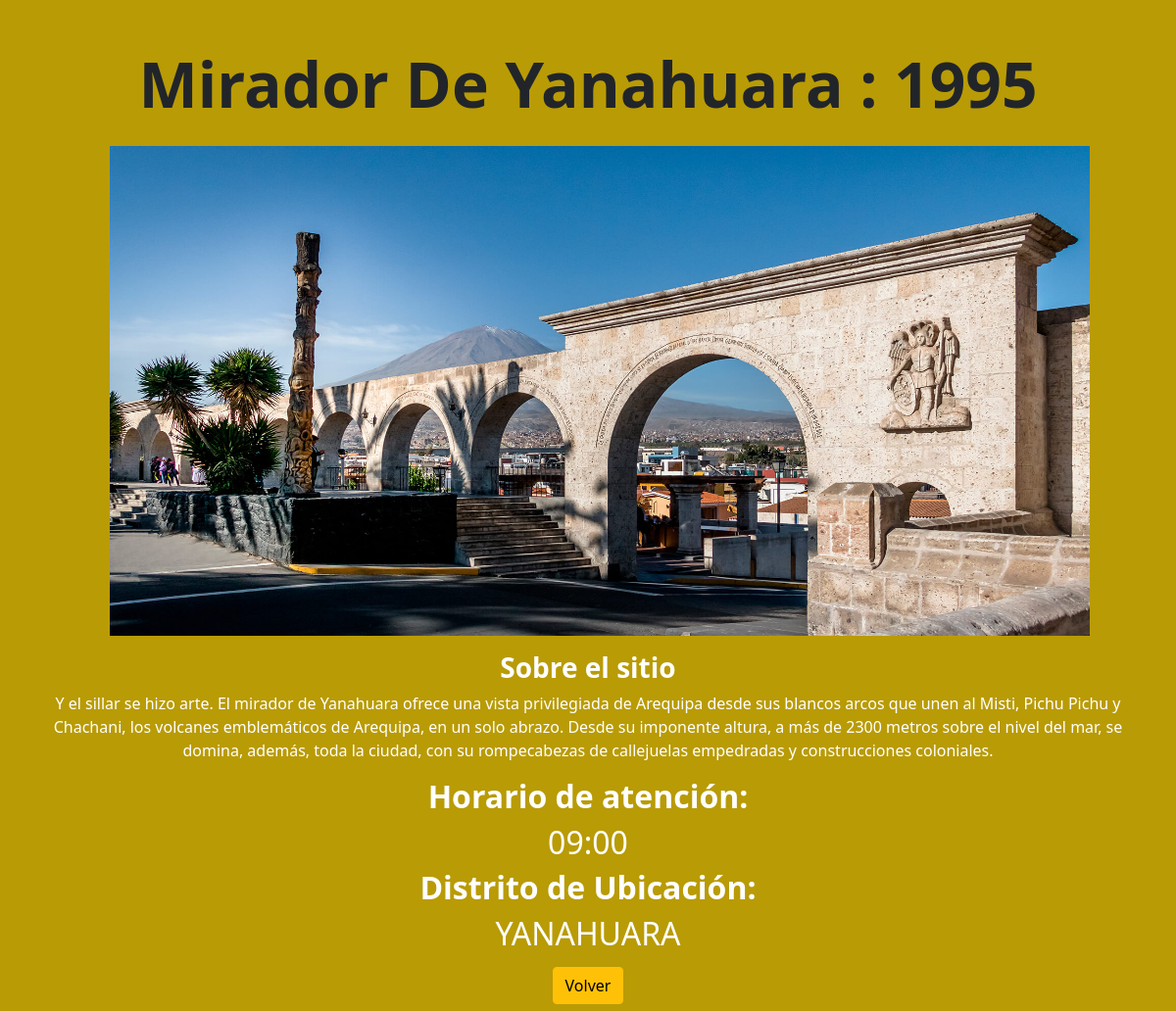
Page /zonaturismo/Mirador De Yanahuara/ on the committed database.
### AppTurismo/models.py (models this page shows, shortened)
class ZonaTuristica(models.Model):
    nombre = models.CharField(max_length=30, primary_key=True)
    descripcion = models.TextField()
    distrito = models.ForeignKey(Distrito, on_delete=CASCADE)
    estructura = models.ForeignKey(Estructura, on_delete=CASCADE)
    horario = models.TimeField()
    year = models.IntegerField( blank=True,validators=[MinValueValidator(1895), MaxValueValidator(2022)])
    disponible = models.BooleanField(default=False)
    img = models.ImageField(upload_to='pics', blank=True)

class Distrito(models.Model):
    nombre_distrito = models.CharField(max_length=30)
    def __str__(self):
        return self.nombre_distrito

### AppTurismo/views.py (the view)
# urls.py: path('<str:pk>/', ZonaTuristicaDetailsView.as_view(), name='zona-detail'),
class ZonaTuristicaDetailsView(DetailView):
    model = ZonaTuristica

### AppTurismo/templates/AppTurismo/zonaturistica_detail.html (shortened to what this page needs)
<!DOCTYPE html>
<html lang="en">
<head>
    <link href="https://cdn.jsdelivr.net/npm/bootstrap@5.0.2/dist/css/bootstrap.min.css" rel="stylesheet">
</head>
<body>
    <section>
        <div class="container justify-content-center ">
            <div class="row justify-content-center">
                    <h2 class="text-center display-3 pt-5"> <strong><b>{{ object.nombre }} : {{ object.year }} </b></strong></h2>
            </div>
        </div>
        <div class="container justify-content-center">
            <div class="row  position-relative ">
                <div class="col-md-10 imgPelis pt-3 pb-3 mx-auto" style="width: 1000px;">
                    <img src="{{ object.img.url }}" width="1000" height="500"/>
                </div>
            </div>
        </div>
        <div class="container">
            <div class="row position-relative text-white">
                <div class=" text-center" >
                    <h3><strong>Sobre el sitio</strong></h3>
                    <p>{{ object.descripcion }}</p>
                    <h2><strong>Horario de atención:</strong></h2>
                    <h2>{{ object.horario }}</h2>
                    <h2><strong>Distrito de Ubicación:</strong></h2>
                    <h2>{{ object.distrito }}</h2>
                </div>
            </div>
        </div>
    </section>
    <section class="text-center">
        <div class=" d-flex justify-content-center">
                    <button class="btn mr-3"><a class="btn btn-warning"  href="../">Volver</a></button>
        </div>
    </section>
</body>
</html>

### AppTurismo/templates/AppTurismo/zonaturistica_detail.html (style rules this page uses)
* { background-color: rgb(185, 155, 6); }

### rows in the picture
ZonaTuristica: nombre "Mirador De Yanahuara", year "1995", img (picture), descripcion "Y el sillar se hizo arte. El mirador de Yanahuara ofrece una vista privilegiada de Arequipa desde sus blancos arcos que unen al Misti, Pichu Pichu y Chachani, los volcanes emblemáticos de Arequipa, en un solo abrazo. Desde su imponente altura, a más de 2300 metros sobre el nivel del mar, se domina, además, toda la ciudad, con su rompecabezas de callejuelas empedradas y construcciones coloniales.", horario "09:00", distrito "YANAHUARA"
